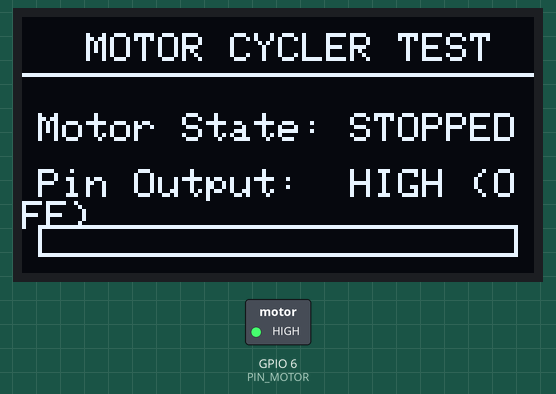
Bench run of a sketch on a simulated ESP32-S3. Parts: 128×64 one-colour display, switched loads named in the sketch (green lamp = pin HIGH). What the sketch prints to the serial monitor is not drawn.

Above: at 1.2 s.
At 4.2 s:
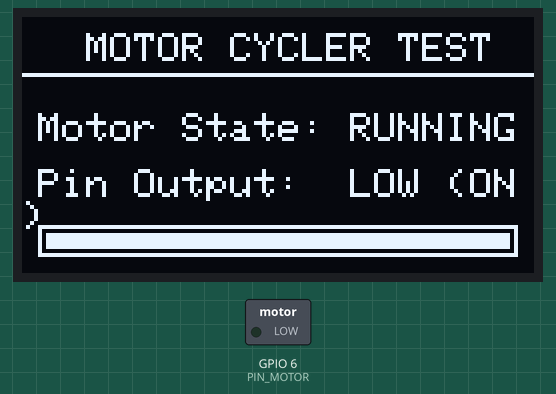
Timing chart, 0 to 38.6 s (numbered marks = the images above):
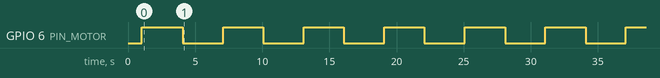

Measured:
- by itself, GPIO 6 (PIN_MOTOR): alternates HIGH for 3.0 s and LOW for 3.0 s
- what the display in image 0 shows lasts 3.0 s, from 1.1 s to 4.1 s

The sketch:

motor_test.ino
```cpp
// =============================================================
// motor_test.ino — MOSFET Motor Test Firmware (3s Cycle)
// Hardware: ESP32-S3
//   MOSFET control pin: GPIO 6
//   OLED I2C:           SDA=GPIO17, SCL=GPIO18
// =============================================================

#include <Arduino.h>
#include <Wire.h>

// Uncomment the display driver in use
#define USE_SH110X      // For 1.3" OLEDs
//#define USE_SSD1306   // For 0.96" OLEDs

#define SCREEN_WIDTH 128
#define SCREEN_HEIGHT 64
#define OLED_RESET -1
#define I2C_ADDRESS 0x3C

#ifdef USE_SH110X
#include <Adafruit_SH110X.h>
#endif

#ifdef USE_SSD1306
#include <Adafruit_SSD1306.h>
#endif

// ═══════════════════════════════════════════════════════════════
// ▶  Pin & MOSFET Logic Configuration
// ═══════════════════════════════════════════════════════════════
#define PIN_MOTOR        6    // Gate connected to GPIO 6

// MOSFET Logic configuration:
// - P-Channel MOSFETs are active-LOW: LOW turns it ON, HIGH turns it OFF.
// - Set MOTOR_ACTIVE_LOW to true for P-Channel.
// - Set MOTOR_ACTIVE_LOW to false for standard N-Channel (HIGH = ON, LOW = OFF).
#define MOTOR_ACTIVE_LOW  true

#define PIN_SDA          17   // I2C SDA
#define PIN_SCL          18   // I2C SCL

// ═══════════════════════════════════════════════════════════════
// ▶  Globals
// ═══════════════════════════════════════════════════════════════
#ifdef USE_SH110X
#define OLED_WHITE SH110X_WHITE
#define OLED_BLACK SH110X_BLACK
Adafruit_SH1106G display(SCREEN_WIDTH, SCREEN_HEIGHT, &Wire, OLED_RESET);
#endif

#ifdef USE_SSD1306
#define OLED_WHITE SSD1306_WHITE
#define OLED_BLACK SSD1306_BLACK
Adafruit_SSD1306 display(SCREEN_WIDTH, SCREEN_HEIGHT, &Wire, OLED_RESET);
#endif

bool motorOn = false;
unsigned long lastSwitchTime = 0;
const unsigned long intervalMs = 3000; // 3 seconds (3000ms)

// ═══════════════════════════════════════════════════════════════
// ▶  OLED Rendering
// ═══════════════════════════════════════════════════════════════
void updateOLED() {
  display.clearDisplay();
  display.setTextSize(1);
  display.setTextColor(OLED_WHITE);

  // Header
  display.setCursor(16, 4);
  display.print("MOTOR CYCLER TEST");
  display.drawFastHLine(0, 14, SCREEN_WIDTH, OLED_WHITE);

  // Status
  display.setCursor(4, 24);
  display.print("Motor State: ");
  if (motorOn) {
    display.print("RUNNING");
  } else {
    display.print("STOPPED");
  }

  // Speed / Drive level
  display.setCursor(4, 38);
  display.print("Pin Output:  ");
  if (MOTOR_ACTIVE_LOW) {
    display.print(motorOn ? "LOW (ON)" : "HIGH (OFF)");
  } else {
    display.print(motorOn ? "HIGH (ON)" : "LOW (OFF)");
  }

  // Visual Speed Bar
  display.drawRect(4, 52, 120, 8, OLED_WHITE);
  if (motorOn) {
    display.fillRect(6, 54, 116, 4, OLED_WHITE);
  }

  display.display();
}

// Helper to write to motor pin based on MOSFET type logic
void setMotorState(bool turnOn) {
  motorOn = turnOn;
  if (MOTOR_ACTIVE_LOW) {
    // P-Channel: LOW gate voltage turns it ON
    digitalWrite(PIN_MOTOR, turnOn ? LOW : HIGH);
  } else {
    // N-Channel: HIGH gate voltage turns it ON
    digitalWrite(PIN_MOTOR, turnOn ? HIGH : LOW);
  }
}

// ═══════════════════════════════════════════════════════════════
// ▶  setup()
// ═══════════════════════════════════════════════════════════════
void setup() {
  Serial.begin(115200);
  delay(1000);

  Serial.println("=========================================");
  Serial.println("   ESP32-S3 MOSFET Motor 3s Cycle Test   ");
  Serial.println("=========================================");
  Serial.printf( "MOSFET Pin : GPIO %d\n", PIN_MOTOR);
  Serial.printf( "MOSFET Type: %s (%s)\n",
                 MOTOR_ACTIVE_LOW ? "P-CH" : "N-CH",
                 MOTOR_ACTIVE_LOW ? "Active-LOW / P-Channel" : "Active-HIGH / N-Channel");
  Serial.println("OLED SDA   : GPIO 17");
  Serial.println("OLED SCL   : GPIO 18");
  Serial.println("Cycle      : 3s ON / 3s OFF repeating");
  Serial.println("=========================================");

  // Configure Motor Pin
  pinMode(PIN_MOTOR, OUTPUT);
  setMotorState(false); // Start with motor off

  // Initialize I2C and display
  Wire.begin(PIN_SDA, PIN_SCL);
  Wire.setClock(400000);

  #ifdef USE_SH110X
  display.begin(I2C_ADDRESS, true);
  #endif
  #ifdef USE_SSD1306
  display.begin(SSD1306_SWITCHCAPVCC, I2C_ADDRESS);
  #endif

  display.clearDisplay();
  display.display();

  // Print first state and render
  Serial.printf("[MOTOR] OFF (%s) - 3 seconds start\n", MOTOR_ACTIVE_LOW ? "Pin HIGH" : "Pin LOW");
  lastSwitchTime = millis();
  updateOLED();
}

// ═══════════════════════════════════════════════════════════════
// ▶  loop()
// ═══════════════════════════════════════════════════════════════
void loop() {
  unsigned long now = millis();

  if (now - lastSwitchTime >= intervalMs) {
    lastSwitchTime = now;
    bool nextState = !motorOn;
    setMotorState(nextState);

    if (motorOn) {
      Serial.printf("[MOTOR] ON (%s) - 3 seconds start\n", MOTOR_ACTIVE_LOW ? "Pin LOW" : "Pin HIGH");
    } else {
      Serial.printf("[MOTOR] OFF (%s) - 3 seconds start\n", MOTOR_ACTIVE_LOW ? "Pin HIGH" : "Pin LOW");
    }

    updateOLED();
  }
}
```
